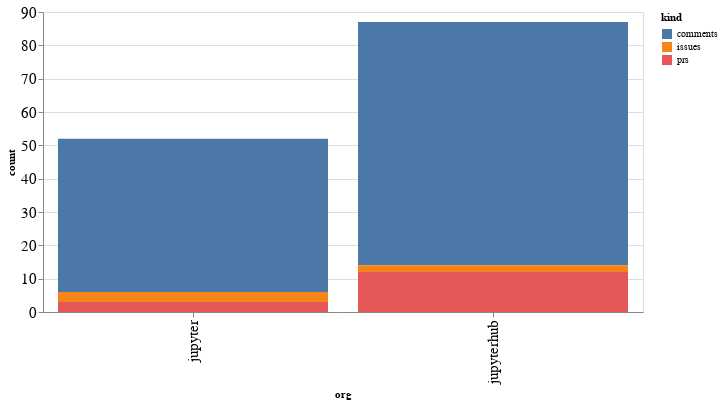

Notebook code cell kept with this figure:
### Code cell
alt.Chart(org_summaries, width=600).mark_bar().encode(
    x='org',
    y='count',
    color='kind',
    tooltip="org"
)

### Figure 1 — Vega-Lite specification as saved in the notebook (floating-point values rounded to 4 significant figures)
{"config": {"axisLeft": {"labelFontSize": 15}, "axisBottom": {"labelFontSize": 15}}, "data": {"name": "data-50fa81e05334b8d645f170c1e695e520"}, "mark": "bar", "encoding": {"color": {"type": "nominal", "field": "kind"}, "tooltip": {"type": "nominal", "field": "org"}, "x": {"type": "nominal", "field": "org"}, "y": {"type": "quantitative", "field": "count"}}, "width": 600, "$schema": "https://vega.github.io/schema/vega-lite/v4.8.1.json", "datasets": {"data-50fa81e05334b8d645f170c1e695e520": [{"org": "jupyter", "kind": "comments", "count": 46}, {"org": "jupyter", "kind": "issues", "count": 3}, {"org": "jupyter", "kind": "prs", "count": 3}, {"org": "jupyterhub", "kind": "comments", "count": 73}, {"org": "jupyterhub", "kind": "issues", "count": 2}, {"org": "jupyterhub", "kind": "prs", "count": 12}]}}
